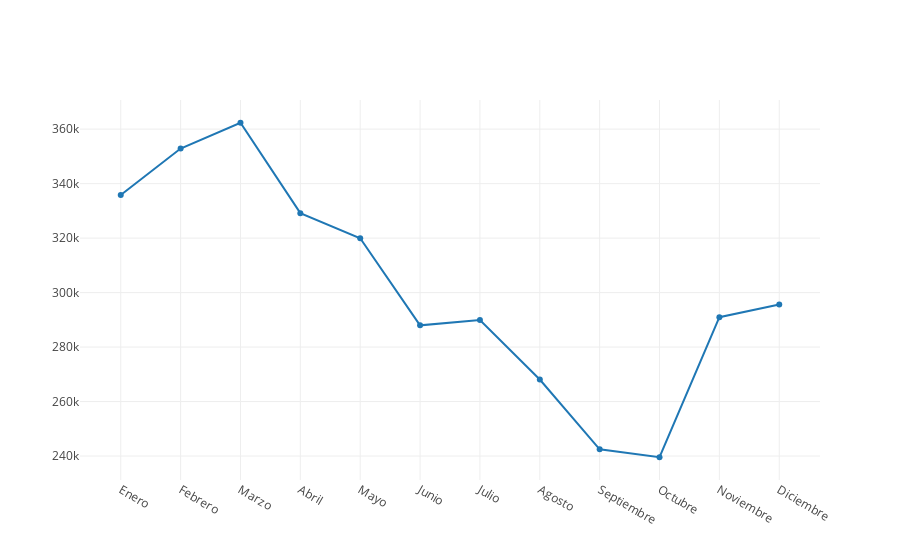
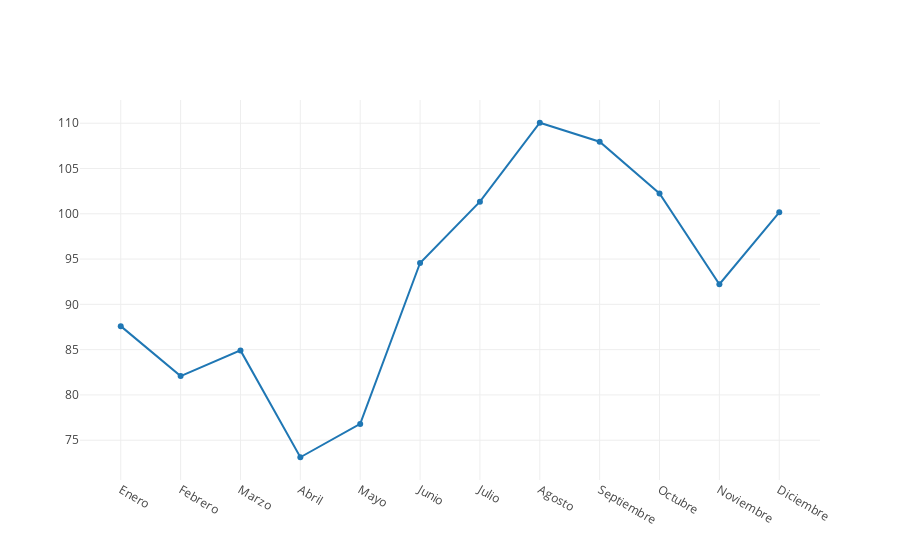

The code cell stored with these charts, in order, in its notebook:
### Markdown cell above
### Comparación precios de Energía y generación renovable durante el año

### Code cell
def precioMensualYGeneracionRenovable() = {
    
    val df = dfMercados
    .groupBy(date_format(col("Fecha"), "MM").as("Mes"))
    .agg(avg("Valor_Mercado_Spot").as("PromedioMensual"))
    .orderBy(col("Mes"))

    val dfRenovables = dataFrameBalance
        .filter(year(col("FechaCompleta")) > 2013)
        .filter($"Tipo" === "Generación renovable")
        .groupBy(month(col("FechaCompleta")).as("Mes"))
        .agg(avg("Valor").as("PromedioMensual"))
        .orderBy(col("Mes"))
    
    val seqPrecioEnergia = df.select("PromedioMensual").as[Double].collect.toSeq
    val seqGeneracionRenovable = dfRenovables.select("PromedioMensual").as[Double].collect.toSeq
    val seqMeses = Seq("Enero", "Febrero", "Marzo", "Abril", "Mayo", "Junio", "Julio", "Agosto", "Septiembre", "Octubre", "Noviembre", "Diciembre")

    
    //val tracePrecios = Scatter(seqMeses, seqPrecioEnergia, name = "€/MWh")
    val traceMercados =  Scatter(seqMeses, seqPrecioEnergia, name = "€/MWh")
    val traceRenovables = Scatter(seqMeses, seqGeneracionRenovable, name = "Renovables")

    val data1 = Seq(traceRenovables)
    val data2 = Seq(traceMercados)
    plot(data1)
    plot(data2)

}

// Llamar a la función
precioMensualYGeneracionRenovable()

### Figure 1 — Plotly figure (JSON) as saved in the notebook; plotly's stock layout.template omitted (floating-point values rounded to 4 significant figures)
{"data": [{"name": "Renovables", "type": "scatter", "x": ["Enero", "Febrero", "Marzo", "Abril", "Mayo", "Junio", "Julio", "Agosto", "Septiembre", "Octubre", "Noviembre", "Diciembre"], "y": [335800.0, 352900.0, 362400.0, 329200.0, 319900.0, 288000.0, 290000.0, 268100.0, 242500.0, 239500.0, 291000.0, 295700.0]}], "layout": {"autosize": true, "xaxis": {"autorange": true, "range": [-0.6608, 11.66], "type": "category"}, "yaxis": {"autorange": true, "range": [230500.0, 371300.0], "type": "linear"}}}

### Figure 2 — Plotly figure (JSON) as saved in the notebook; plotly's stock layout.template omitted (floating-point values rounded to 4 significant figures)
{"data": [{"name": "€/MWh", "type": "scatter", "x": ["Enero", "Febrero", "Marzo", "Abril", "Mayo", "Junio", "Julio", "Agosto", "Septiembre", "Octubre", "Noviembre", "Diciembre"], "y": [87.6, 82.08, 84.92, 73.12, 76.8, 94.57, 101.3, 110.1, 108.0, 102.3, 92.22, 100.2]}], "layout": {"autosize": true, "xaxis": {"autorange": true, "range": [-0.6608, 11.66], "type": "category"}, "yaxis": {"autorange": true, "range": [70.42, 112.8], "type": "linear"}}}
